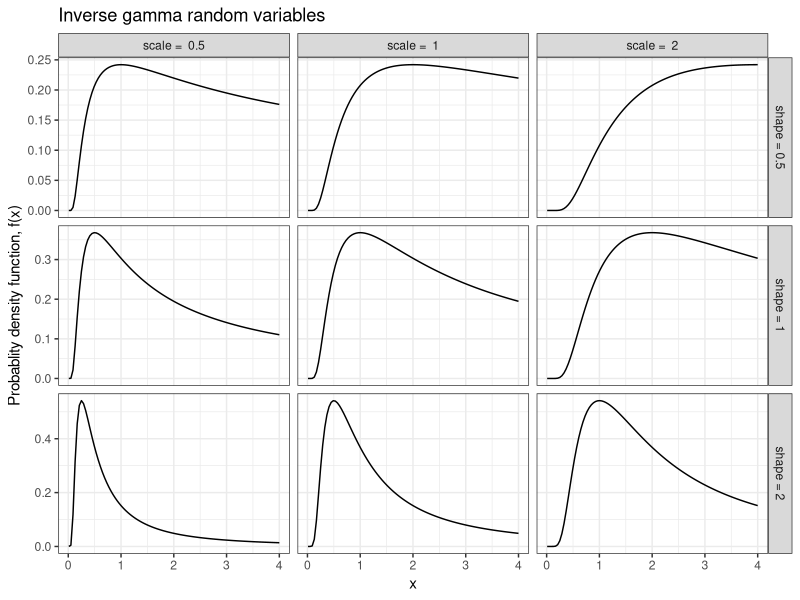

Source code (R):
## ----libraries, message=FALSE, warning=FALSE, cache=FALSE-------------------------------------------------------------
library("tidyverse")
library("MCMCpack")
pinvgamma <- function(x, shape, scale = 1) {
  exp(lgamma(shape, scale/x)-lgamma(shape))
}


## ----set_seed, echo=FALSE---------------------------------------------------------------------------------------------
set.seed(20200915)


## ---------------------------------------------------------------------------------------------------------------------
d <- expand.grid(shape = c(0.5,1,2),
                 scale = c(0.5,1,2), 
                 x = seq(0.01, 4, length = 101)) %>%
  dplyr::mutate(pdf = dgamma(1/x, shape = shape, rate = scale)/x,
                # cdf = pinvgamma(x, shape = shape, scale = scale),
                shapescale = paste0(shape, scale),
                shape = paste("shape =", shape),
                scale  = paste("scale = ", scale))

ggplot(d, aes(x=x, y = pdf)) +
  geom_line() + 
  labs(y = "Probablity density function, f(x)",
       title = "Inverse gamma random variables") +
  facet_grid(shape~scale, scales = "free_y") + 
  theme_bw()
